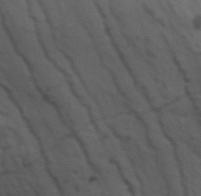
#> input picture prototypes/imagenesParaEnviar/1muyvisiblesbastantefiable/9storiginal.bmp, 201 x 196 px, found by its file name
$ jupyter execute --allow-errors 'Primeras aproximaciones para detectar bordes - Jose Francisco.ipynb'   (shell and % lines are left out)   (older library calls are emulated)
#> lines starting #> are read from the running program, lines starting #| are printed output that depends on the picture; after the words box and inside, x2 and y2 are one past the last pixel; in counts of white or black regions, pixels touching at a corner belong together
### prototypes/Pruebas y Desarrollos/_frangi.py
import numpy as np

__all__ = ['frangi', 'hessian']


def _frangi_hessian_common_filter(image, scale_range, scale_step,
                                  beta1, beta2):
    """This is an intermediate function for Frangi and Hessian filters.

    Shares the common code for Frangi and Hessian functions.

    Parameters
    ----------
    image : (N, M) ndarray
        Array with input image data.
    scale_range : 2-tuple of floats, optional
        The range of sigmas used.
    scale_step : float, optional
        Step size between sigmas.
    beta1 : float, optional
        Frangi correction constant that adjusts the filter's
        sensitivity to deviation from a blob-like structure.
    beta2 : float, optional
        Frangi correction constant that adjusts the filter's
        sensitivity to areas of high variance/texture/structure.

    Returns
    -------
    filtered_list : list
        List of pre-filtered images.

    """
    # Import has to be here due to circular import error
    #from ..feature import hessian_matrix, hessian_matrix_eigvals
    #from skimage.feature import hessian_matrix, hessian_matrix_eigvals JF


    sigmas = np.arange(scale_range[0], scale_range[1], scale_step)
    if np.any(np.asarray(sigmas) < 0.0):
        raise ValueError("Sigma values less than zero are not valid")

    beta1 = 2 * beta1 ** 2
    beta2 = 2 * beta2 ** 2

    filtered_array = np.zeros(sigmas.shape + image.shape)
    lambdas_array = np.zeros(sigmas.shape + image.shape)

    # Filtering for all sigmas
    for i, sigma in enumerate(sigmas):
        # Make 2D hessian
        (Drr, Drc, Dcc) = hessian_matrix(image, sigma, order='rc')

        # Correct for scale
        Drr = (sigma ** 2) * Drr
        Drc = (sigma ** 2) * Drc
        Dcc = (sigma ** 2) * Dcc

        # Calculate (abs sorted) eigenvalues and vectors
        (lambda1, lambda2) = hessian_matrix_eigvals(Drr, Drc, Dcc)

        # Compute some similarity measures
        lambda1[lambda1 == 0] = 1e-10
        rb = (lambda2 / lambda1) ** 2
        s2 = lambda1 ** 2 + lambda2 ** 2

        # Compute the output image
        filtered = np.exp(-rb / beta1) * (np.ones(np.shape(image)) -
                                          np.exp(-s2 / beta2))

        # Store the results in 3D matrices
        filtered_array[i] = filtered
        lambdas_array[i] = lambda1
    return filtered_array, lambdas_array


def frangi(image, scale_range=(1, 10), scale_step=2, beta1=0.5, beta2=15,
           black_ridges=True):
    """Filter an image with the Frangi filter.

    This filter can be used to detect continuous edges, e.g. vessels,
    wrinkles, rivers. It can be used to calculate the fraction of the
    whole image containing such objects.

    Calculates the eigenvectors of the Hessian to compute the similarity of
    an image region to vessels, according to the method described in _[1].

    Parameters
    ----------
    image : (N, M) ndarray
        Array with input image data.
    scale_range : 2-tuple of floats, optional
        The range of sigmas used.
    scale_step : float, optional
        Step size between sigmas.
    beta1 : float, optional
        Frangi correction constant that adjusts the filter's
        sensitivity to deviation from a blob-like structure.
    beta2 : float, optional
        Frangi correction constant that adjusts the filter's
        sensitivity to areas of high variance/texture/structure.
    black_ridges : boolean, optional
        When True (the default), the filter detects black ridges; when
        False, it detects white ridges.

    Returns
    -------
    out : (N, M) ndarray
        Filtered image (maximum of pixels across all scales).

    Notes
    -----
    Written by Marc Schrijver, 2/11/2001
    Re-Written by D. J. Kroon University of Twente (May 2009)

    References
    ----------
    .. [1] A. Frangi, W. Niessen, K. Vincken, and M. Viergever. "Multiscale
           vessel enhancement filtering," In LNCS, vol. 1496, pages 130-137,
           Germany, 1998. Springer-Verlag.
    .. [2] Kroon, D.J.: Hessian based Frangi vesselness filter.
    .. [3] http://mplab.ucsd.edu/tutorials/gabor.pdf.
    """
    filtered, lambdas = _frangi_hessian_common_filter(image,
                                                      scale_range, scale_step,
                                                      beta1, beta2)
    if black_ridges:
        filtered[lambdas < 0] = 0
    else:
        filtered[lambdas > 0] = 0

    # Return for every pixel the value of the scale(sigma) with the maximum
    # output pixel value
    return np.max(filtered, axis=0)


# [51 lines left out: function hessian, not called in this run]


    ##### JF
from skimage import img_as_float
from scipy import ndimage as ndi
from itertools import combinations_with_replacement


def hessian_matrix(image, sigma=1, mode='constant', cval=0, order=None):
    """Compute Hessian matrix.

    The Hessian matrix is defined as::

        H = [Hrr Hrc]
            [Hrc Hcc]

    which is computed by convolving the image with the second derivatives
    of the Gaussian kernel in the respective x- and y-directions.

    Parameters
    ----------
    image : ndarray
        Input image.
    sigma : float
        Standard deviation used for the Gaussian kernel, which is used as
        weighting function for the auto-correlation matrix.
    mode : {'constant', 'reflect', 'wrap', 'nearest', 'mirror'}, optional
        How to handle values outside the image borders.
    cval : float, optional
        Used in conjunction with mode 'constant', the value outside
        the image boundaries.
    order : {'xy', 'rc'}, optional
        This parameter allows for the use of reverse or forward order of
        the image axes in gradient computation. 'xy' indicates the usage
        of the last axis initially (Hxx, Hxy, Hyy), whilst 'rc' indicates
        the use of the first axis initially (Hrr, Hrc, Hcc).

    Returns
    -------
    Hrr : ndarray
        Element of the Hessian matrix for each pixel in the input image.
    Hrc : ndarray
        Element of the Hessian matrix for each pixel in the input image.
    Hcc : ndarray
        Element of the Hessian matrix for each pixel in the input image.

    Examples
    --------
    >>> from skimage.feature import hessian_matrix
    >>> square = np.zeros((5, 5))
    >>> square[2, 2] = 4
    >>> Hrr, Hrc, Hcc = hessian_matrix(square, sigma=0.1, order = 'rc')
    >>> Hrc
    array([[ 0.,  0.,  0.,  0.,  0.],
           [ 0.,  1.,  0., -1.,  0.],
           [ 0.,  0.,  0.,  0.,  0.],
           [ 0., -1.,  0.,  1.,  0.],
           [ 0.,  0.,  0.,  0.,  0.]])
    """

    image = img_as_float(image)

    gaussian_filtered = ndi.gaussian_filter(image, sigma=sigma,
                                            mode=mode, cval=cval)

    if order is None:
        if image.ndim == 2:
            # The legacy 2D code followed (x, y) convention, so we swap the axis
            # order to maintain compatibility with old code
            warn('deprecation warning: the default order of the hessian matrix values '
                 'will be "row-column" instead of "xy" starting in skimage version 0.15. '
                 'Use order="rc" or order="xy" to set this explicitly')
            order = 'xy'
        else:
            order = 'rc'


    gradients = np.gradient(gaussian_filtered)
    axes = range(image.ndim)

    if order == 'rc':
        axes = reversed(axes)

    H_elems = [np.gradient(gradients[ax0], axis=ax1)
               for ax0, ax1 in combinations_with_replacement(axes, 2)]

    return H_elems


def hessian_matrix_eigvals(Hxx, Hxy, Hyy):
    """Compute Eigenvalues of Hessian matrix.

    Parameters
    ----------
    Hxx : ndarray
        Element of the Hessian matrix for each pixel in the input image.
    Hxy : ndarray
        Element of the Hessian matrix for each pixel in the input image.
    Hyy : ndarray
        Element of the Hessian matrix for each pixel in the input image.

    Returns
    -------
    l1 : ndarray
        Larger eigen value for each input matrix.
    l2 : ndarray
        Smaller eigen value for each input matrix.

    Examples
    --------
    >>> from skimage.feature import hessian_matrix, hessian_matrix_eigvals
    >>> square = np.zeros((5, 5))
    >>> square[2, 2] = 4
    >>> Hxx, Hxy, Hyy = hessian_matrix(square, sigma=0.1, order='rc')
    >>> hessian_matrix_eigvals(Hxx, Hxy, Hyy)[0]
    array([[ 0.,  0.,  2.,  0.,  0.],
           [ 0.,  1.,  0.,  1.,  0.],
           [ 2.,  0., -2.,  0.,  2.],
           [ 0.,  1.,  0.,  1.,  0.],
           [ 0.,  0.,  2.,  0.,  0.]])

    """

    return _image_orthogonal_matrix22_eigvals(Hxx, Hxy, Hyy)

def _image_orthogonal_matrix22_eigvals(M00, M01, M11):
    l1 = (M00 + M11) / 2 + np.sqrt(4 * M01 ** 2 + (M00 - M11) ** 2) / 2
    l2 = (M00 + M11) / 2 - np.sqrt(4 * M01 ** 2 + (M00 - M11) ** 2) / 2
    return l1, l2


### prototypes/Pruebas y Desarrollos/Primeras aproximaciones para detectar bordes - Jose Francisco.ipynb
# Cargar una imagen con skimage

``` Python
from skimage import io
filename = os.path.join(skimage.data_dir, 'camera.png')
camera = io.imread(filename)
```

[cell 1]
from skimage import io

#pathMasc="C:\\Users\\Andres\\Desktop\\notebook\\imagenesParaEnviar\\1muyvisiblesbastantefiable\\9stmarcado.bmp"
#pathImg="C:\\Users\\Andres\\Desktop\\notebook\\imagenesParaEnviar\\1muyvisiblesbastantefiable\\9storiginal.bmp"
#pathCSV="C:\\Users\\Andres\\Desktop\\notebook\\imagenesParaEnviar\\1muyvisiblesbastantefiable\\9stlinea.csv"
pathMasc="C:\\Users\\Andres\\Documents\\GitHub\\Perikymata2017\\prototypes\\imagenesParaEnviar\\1muyvisiblesbastantefiable\\9stmarcado.bmp"
pathImg="C:\\Users\\Andres\\Documents\\GitHub\\Perikymata2017\\prototypes\\imagenesParaEnviar\\1muyvisiblesbastantefiable\\9storiginal.bmp"
pathCSV="C:\\Users\\Andres\\Documents\\GitHub\\Perikymata2017\\prototypes\\imagenesParaEnviar\\1muyvisiblesbastantefiable\\9stlinea.csv"


img = io.imread(pathImg)
#> img is the input picture: shape (196, 201, 3); min 79, max 123, mean 101.7
msc = io.imread(pathMasc)
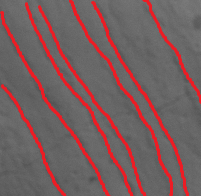
#> input picture prototypes/imagenesParaEnviar/1muyvisiblesbastantefiable/9stmarcado.bmp, 201 x 196 px, found by its file name
#> msc is the input picture: shape (196, 201, 3); mean R, G, B 117.2, 94, 94.9

# Visualizar imagen


```Python
import matplotlib.pyplot as plt
plt.figure()
plt.imshow(img, cmap='gray')
```

[cell 2]
import matplotlib.pyplot as plt

plt.figure()
plt.imshow(img, cmap='gray')

# Acceder pixels individuales de una imagen

Simplemente como si fuese un array de dos dimensiones img[2, 3]

En pathCSV hay un csv con las coordenadas de los pixels por donde ha elegido el humano que se atraviesan los perikymata más claramente.

[cell 3]
import csv

#> (the rest of this cell did not finish here and is left out)

## Adaptive Equalization

la ecualización del histograma de una imagen es una transformación que pretende obtener para una imagen un histograma con una distribución uniforme.
Sirve para mejorar el contraste.

[cell 4]
from skimage import exposure
from skimage.color import rgb2grey

img=rgb2grey(img)
#> img: shape (196, 201) float64

img_adapteq = exposure.equalize_adapthist(img, clip_limit=0.03)

plt.figure()
plt.imshow(img_adapteq, cmap='gray')

Eliminación de ruido

[cell 5]
from skimage.restoration import denoise_tv_chambolle

img_adapteq = exposure.equalize_adapthist(img, clip_limit=0.91,nbins =100)
img_adapteq_deno=denoise_tv_chambolle(img_adapteq, weight=0.1)

plt.figure()
plt.imshow(img_adapteq, cmap='gray')

[cell 6]
f, axarr = plt.subplots(1,2)
axarr[0].imshow(img_adapteq, cmap='gray')
axarr[1].imshow(img_adapteq_deno, cmap='gray')

## Deteción de bordes

En concreto "The Frangi and hybrid Hessian filters can be used to detect continuous edges, such as vessels, wrinkles, and rivers", en nuestro caso los bordes son continuos así que se adapta a la perfección

### Primero la implementación que hizo Ismael

[cell 7]
from skimage.feature import hessian_matrix, hessian_matrix_eigvals
from skimage import img_as_float

hxx, hxy, hyy = hessian_matrix(img_adapteq_deno, sigma=1.85,mode='wrap',cval=0.11)
#> (the rest of this cell did not finish here and is left out)

[cell 8]
from scipy.ndimage import gaussian_filter

#eliminar ruido
#> (the rest of this cell did not finish here and is left out)

[cell 9]
from skimage.morphology import reconstruction
import numpy as np

#> (the rest of this cell did not finish here and is left out)

[cell 10]
from skimage.filters import threshold_li

#> (the rest of this cell did not finish here and is left out)

[cell 11]
from skimage import morphology
from skimage.morphology import binary_erosion,diamond
from skimage.morphology import skeletonize

#> (the rest of this cell did not finish here and is left out)

### Implementación que viene en los ejemplo.

En skimage hay un ejemplo http://scikit-image.org/docs/dev/auto_examples/filters/plot_frangi.html
De un método que está basado en la matriz hessiana.

Si lo pruebas no funciona porque no coinciden los fuentes de github con los que están en anaconda, debe ser un problema de versiones.

Lo he solucionando copiando en \_frangi.py todas las funciones que no estaban en esta versión o recibian otros parámetros o estaban en otro lugar.

[cell 12]
#from skimage.filters import frangi, hessian

from _frangi import frangi, hessian

image = img_adapteq_deno

fig, ax = plt.subplots(ncols=2, subplot_kw={'adjustable': 'box-forced'})

ax[0].imshow(image, cmap=plt.cm.gray)
ax[0].set_title('Realzada y sin ruido')
frangi = frangi(image)
#> the loop in _frangi_hessian_common_filter, `for i, sigma in enumerate(sigmas):` made 5 passes
#> pass 1, in hessian_matrix, `gaussian_filtered = ndi.gaussian_filter(image, sigma=sigma, mode=mode,..`:
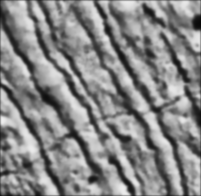
#> gaussian_filtered: shape (196, 201) float64; min 0.0295, max 0.937, mean 0.532
#> pass 1, in _frangi_hessian_common_filter, `(Drr, Drc, Dcc) = hessian_matrix(image, sigma, order='rc')`:
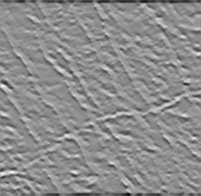
#> Dcc: shape (196, 201) float64; min -0.146, max 0.114, mean -0.0018; drawn with min black and max white
#> after the loop in _frangi_hessian_common_filter, `for i, sigma in enumerate(sigmas):`:
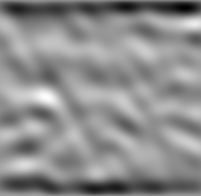
#> Dcc: shape (196, 201) float64; min -0.23, max 0.15, mean -0.0195; drawn with min black and max white
#> after the loop in _frangi_hessian_common_filter, `for i, sigma in enumerate(sigmas):`:
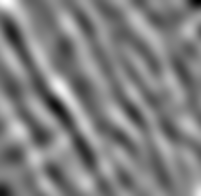
#> Drc: shape (196, 201) float64; min -0.101, max 0.0997, mean 1.18e-05; drawn with min black and max white
#> after the loop in _frangi_hessian_common_filter, `for i, sigma in enumerate(sigmas):`:
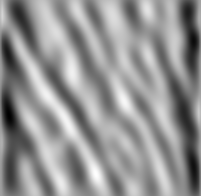
#> Drr: shape (196, 201) float64; min -0.2, max 0.114, mean -0.0182; drawn with min black and max white
#> after the loop in _frangi_hessian_common_filter, `for i, sigma in enumerate(sigmas):`:
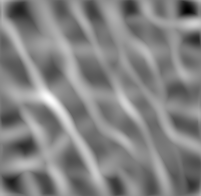
#> lambda1: shape (196, 201) float64; min -0.157, max 0.188, mean 0.0192; drawn with min black and max white
#> in frangi, `return np.max(filtered, axis=0)`:
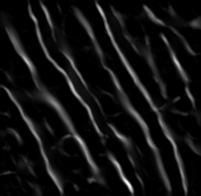
#> returned value: shape (196, 201) float64; min 0, max 0.000252, mean 1.8e-05; drawn with min black and max white
ax[1].imshow(frangi, cmap=plt.cm.gray)
ax[1].set_title('Frangi filter result')


for a in ax:
    a.axis('off')

plt.tight_layout()

### Combinando ambas ideas

El detector de bordes de frangi se aplica a una imagen realzada y sin ruido y posteriormente se esqueletoniza y se eliminan objetos pequeños.

[cell 13]
threshF = threshold_li(frangi)
#> threshF = 2.02e-05
thresholdedF = frangi >= threshF
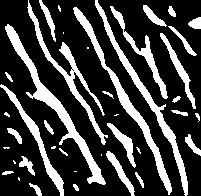
#> thresholdedF: shape (196, 201) bool; 25.1% white; 40 white regions (12 under 20 px), largest, box (x1, y1, x2, y2) and area: (5, 24, 106, 185) 1719, (73, 7, 172, 195) 1434, (95, 0, 188, 196) 1339
skF=skeletonize(thresholdedF)
#> skF: shape (196, 201) bool; 4% white in thin lines or dots
no_smallF = morphology.remove_small_objects(skF, min_size=20,connectivity =100)
#> no_smallF: shape (196, 201) bool; 3.5% white in thin lines or dots

f, axarr = plt.subplots(1,4,figsize=(10, 10))
axarr[0].imshow(frangi, cmap='gray')
axarr[1].imshow(thresholdedF, cmap='gray')
axarr[2].imshow(no_smallF, cmap='gray')
axarr[3].imshow(msc, cmap='gray')

## Uso de notebooks para probar interactivamente las funciones

Con Interact se puede ver el resultado de cambiar los parámetros de las funciones de manera muy rápida y cómoda.
Se va a crear automáticamente un control con los tipos de datos que reciba la función

[cell 14]
from __future__ import print_function
from ipywidgets import interact, interactive, fixed, interact_manual
import ipywidgets as widgets

[cell 15]
def f(x):
    no_small = morphology.remove_small_objects(skF, min_size=x,connectivity =100)
    f, axarr = plt.subplots(1,2,figsize=(10, 10))
    axarr[0].imshow(no_small, cmap='gray')
    axarr[1].imshow(msc, cmap='gray')

# AMT En 70 se ajusta mas al perfil de la máscara
interact(f, x=(10,100));
#> the sliders are set to x = 55
#> in f, `no_small = morphology.remove_small_objects(skF, min_size=x,connectivit..`: no_small: shape (196, 201) bool; 2.9% white in thin lines or dots

[cell 16]
def f2(texto,numero,booleano):
    print(texto,numero,booleano)


interact(f2, texto=("Li","Otsu","Algoritmo 27"), numero = (1,10), booleano = True);
#> the sliders are set to texto = Li, numero = 5, booleano = True

## Evaluar como de buena es una propuesta

Por una parte habría que binarizar la imagen de la máscara, en el proyecto de Ismael hay un código para calcular la distancia a un determinado color. Si la distancia al rojo es menor de un determinado umbral ese pixel se pone a blanco y sino a negro.

Se obtienen los perfiles de ambas imágenes:
- mascara
- bordes

Esos perfiles serán 0,0,0,0,0,255,0,0,0,0,255, ... donde un 0 es el fondo y un 255 es un blanco que representa un perikymata

Una distancia que calcula el número de cambios para pasar de una secuencia a otra es la distancia de Levenshtein
https://es.wikipedia.org/wiki/Distancia_de_Levenshtein

Otra distancia que se podria probar es el https://en.wikipedia.org/wiki/Dynamic_time_warping

[cell 17]
# from wiki. Pone str pero funciona con listas tb
def distance(str1, str2):
#> called with str1 = 'Hola', str2 = 'ola'
    d=dict()
    for i in range(len(str1)+1):
        d[i]=dict()
        d[i][0]=i
    for i in range(len(str2)+1):
        d[0][i] = i
    for i in range(1, len(str1)+1):
        for j in range(1, len(str2)+1):
            d[i][j] = min(d[i][j-1]+1, d[i-1][j]+1, d[i-1][j-1]+(not str1[i-1] == str2[j-1]))
    return d[len(str1)][len(str2)]

[cell 18]
distance("Hola","ola")

[cell 19]
# pongo 0 no hay perikymata 1 si la hay
perfil1 = [0,0,0,1,0,0,0,1,0,0,1,0,0,0,1,0,0,1,0,0]
perfil2 = [0,0,0,1,0,0,1,0,0,0,1,0,0,1,0,0,1,0,0,0]
perfil3 = [0,0,1,0,0,0,1,0,0,1,0,0,0,1,0,0,1,0,0,0]
perfil4 = [0,0,1,0,0,0,1,0,0,1,0,0,0,1,0,0,1,0,0,0]

print(distance(perfil1,perfil2))
print(distance(perfil1,perfil3))
print(distance(perfil1,perfil4))

[cell 20]
#Función para binarizar máscara marcando como blancos los rojos y negros el resto de colores.
#Threshold es el umbral para el color rojo, debería estar más o menos entre 180 y 255.
#No hay que preocuparse en los valores del array R B G del azul y verde porque suponemos
#que la máscara está en blanco y negro con las perikymata en rojo.
def binarizeRed(img,threshold):
#> called with threshold = 170
    binarized = np.copy(img)
    for i in range(len(img)):
        for j in range(len(img[0])):
            if img[i][j][0] > threshold:
                binarized[i][j] = [255, 255, 255]
            else:
                binarized[i][j] = [0, 0, 0]
#> binarized: shape (196, 201, 3); 10.8% white; 7 white regions, largest, box (x1, y1, x2, y2) and area: (25, 2, 133, 196) 704, (69, 0, 173, 196) 699, (38, 5, 146, 196) 690
    return binarized

[cell 21]
binMask1=binarizeRed(msc, 170)
binMask2=binarizeRed(msc, 210)
#> after the loop in binarizeRed (call 2), `for i in range(len(img)):`: binarized: shape (196, 201, 3); 9.5% white in thin lines or dots
binMask3=binarizeRed(msc, 235)
#> call 3 of binarizeRed, with threshold = 235
#> after the loop in binarizeRed (call 3), `for i in range(len(img)):`:
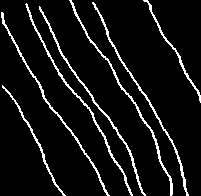
#> binarized: shape (196, 201, 3); 7.6% white in thin lines or dots
binMask4=binarizeRed(msc, 255)
#> after the loop in binarizeRed (call 4), `for i in range(len(img)):`: binarized: shape (196, 201, 3); every value is 0

f, axes = plt.subplots(1,4,figsize=(10, 10))
axes[0].set_title("Threshold 170")
axes[1].set_title("Threshold 210")
axes[2].set_title("Threshold 235")
axes[3].set_title("Threshold 255")

for axe in axes:
    axe.axis('off')

axes[0].imshow(binMask1);
axes[1].imshow(binMask2);
axes[2].imshow(binMask3);
axes[3].imshow(binMask4);
